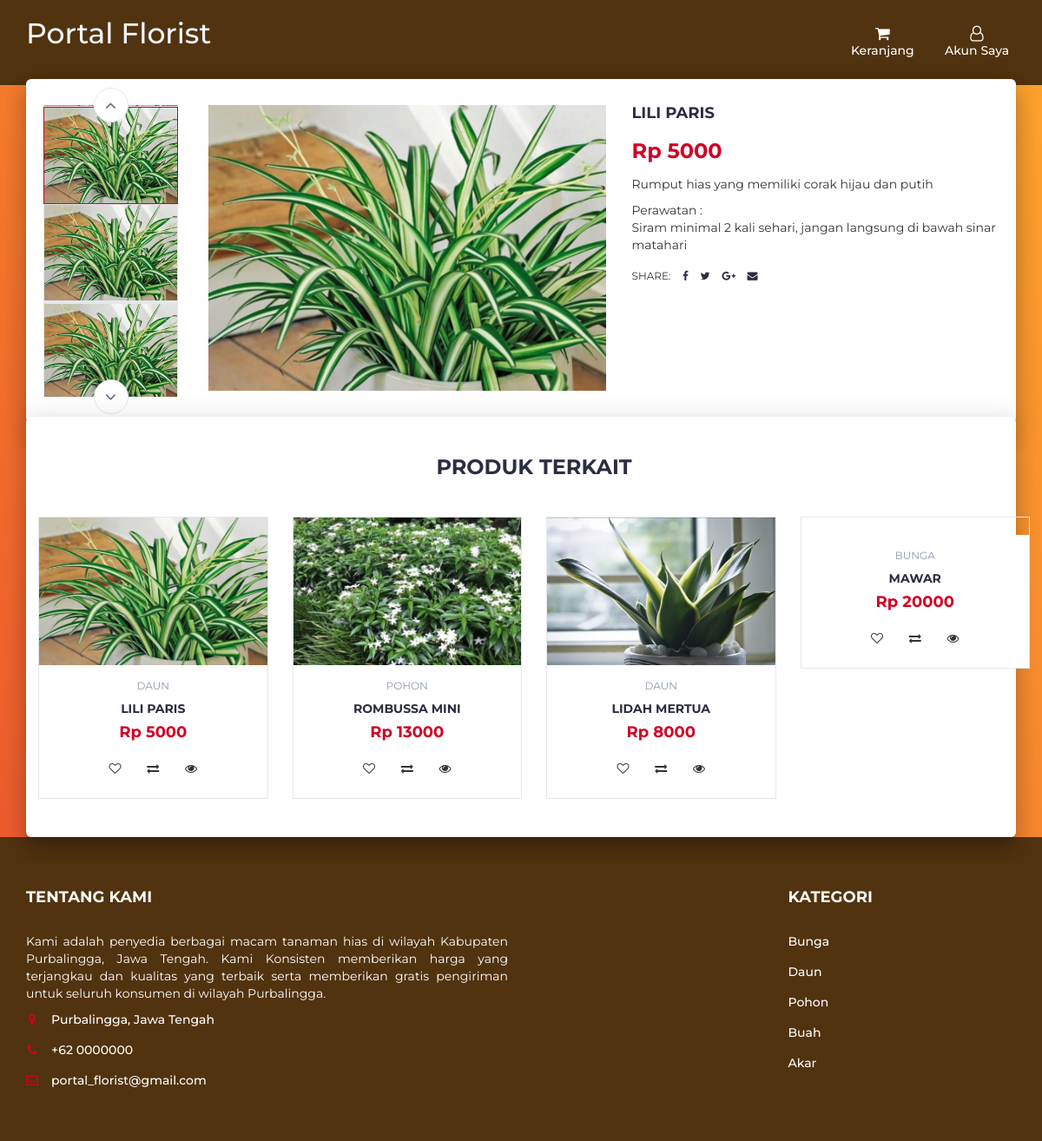
Page /product.php?p=84 on the committed database.
### tables this page shows
CREATE TABLE `products` (
  `product_id` int(100) NOT NULL,
  `product_cat` int(100) NOT NULL,
  `product_brand` int(100) NOT NULL,
  `product_title` varchar(255) NOT NULL,
  `product_price` int(100) NOT NULL,
  `product_desc` text NOT NULL,
  `perawatan` text DEFAULT NULL,
  `product_image` text NOT NULL,
  `product_keywords` text NOT NULL
);

CREATE TABLE `categories` (
  `cat_id` int(100) NOT NULL,
  `cat_title` text NOT NULL
);

### product.php (the view, shortened to what this page needs)
<?php
include "header.php";
?>
		<div class="section main main-raised">
			<div class="container">
				<div class="row">
					<?php
								include 'db.php';
								$product_id = $_GET['p'];
								$sql = " SELECT * FROM products WHERE product_id = $product_id";
								$result = mysqli_query($con, $sql);
								if (mysqli_num_rows($result) > 0)
								{
									while($row = mysqli_fetch_assoc($result))
									{
									echo '
                                <div class="col-md-5 col-md-push-2">
                                <div id="product-main-img">
                                    <div class="product-preview">
                                        <img src="product_images/'.$row['product_image'].'" alt="">
                                    </div>
                                    <div class="product-preview">
                                        <img src="product_images/'.$row['product_image'].'" alt="">
                                    </div>
                                    <div class="product-preview">
                                        <img src="product_images/'.$row['product_image'].'" alt="">
                                    </div>
                                    <div class="product-preview">
                                        <img src="product_images/'.$row['product_image'].'" alt="">
                                    </div>
                                </div>
                            </div>
                                <div class="col-md-2  col-md-pull-5">
                                <div id="product-imgs">
                                    <div class="product-preview">
                                        <img src="product_images/'.$row['product_image'].'" alt="">
                                    </div>
                                    <div class="product-preview">
                                        <img src="product_images/'.$row['product_image'].'" alt="">
                                    </div>
                                    <div class="product-preview">
                                        <img src="product_images/'.$row['product_image'].'g" alt="">
                                    </div>
                                    <div class="product-preview">
                                        <img src="product_images/'.$row['product_image'].'" alt="">
                                    </div>
                                </div>
                            </div>
									';
									?>
									<?php
									echo '
                    <div class="col-md-5">
						<div class="product-details">
							<h2 class="product-name">'.$row['product_title'].'</h2>
							<div>
								<h3 class="product-price">Rp  '.$row['product_price'].'</h3>
							</div>
							<p>'.$row['product_desc'].'</p>
							<span?>Perawatan :</span>
							<p>'.$row['perawatan'].'</p>
							<ul class="product-links">
								<li>Share:</li>
								<li><a href="#"><i class="fa fa-facebook"></i></a></li>
								<li><a href="#"><i class="fa fa-twitter"></i></a></li>
								<li><a href="#"><i class="fa fa-google-plus"></i></a></li>
								<li><a href="#"><i class="fa fa-envelope"></i></a></li>
							</ul>
						</div>
					</div>
				</div>
			</div>
		</div>
		<div class="section main main-raised">
			<div class="container">
				<div class="row">
					<div class="col-md-12">
						<div class="section-title text-center">
							<h3 class="title">Produk Terkait</h3>
						</div>
					</div>
                    ';
									}
								}
								?>
								<?php
                    include 'db.php';
								$product_id = $_GET['p'];
					$product_query = "SELECT * FROM products,categories WHERE product_cat=cat_id AND product_id BETWEEN $product_id AND $product_id+3";
                $run_query = mysqli_query($con,$product_query);
                if(mysqli_num_rows($run_query) > 0){
                    while($row = mysqli_fetch_array($run_query)){
                        $pro_id    = $row['product_id'];
                        $pro_title = $row['product_title'];
                        $pro_price = $row['product_price'];
                        $pro_image = $row['product_image'];
                        $cat_name = $row["cat_title"];
                        echo "
                                <div class='col-md-3 col-xs-6'>
								<a href='product.php?p=$pro_id'><div class='product'>
									<div class='product-img'>
										<img src='product_images/$pro_image' style='max-height: 170px;' alt=''>
									</div></a>
									<div class='product-body'>
										<p class='product-category'>$cat_name</p>
										<h3 class='product-name header-cart-item-name'><a href='product.php?p=$pro_id'>$pro_title</a></h3>
										<h4 class='product-price header-cart-item-info'>Rp $pro_price</h4>
										<div class='product-btns'>
											<button class='add-to-wishlist'><i class='fa fa-heart-o'></i><span class='tooltipp'>add to wishlist</span></button>
											<button class='add-to-compare'><i class='fa fa-exchange'></i><span class='tooltipp'>add to compare</span></button>
											<button class='quick-view'><i class='fa fa-eye'></i><span class='tooltipp'>quick view</span></button>
										</div>
									</div>
									<div class='add-to-cart'>
										<button pid='$pro_id' id='product' class='add-to-cart-btn block2-btn-towishlist' href='#'><i class='fa fa-shopping-cart'></i> tambahkan</button>
									</div>
								</div>
                                </div>
			";
		}
}
?>
<?php
include "footer.php";
?>

### header.php (shortened to what this page needs)
<!DOCTYPE html>
<html lang="en">
	<head>
		<link type="text/css" rel="stylesheet" href="css/bootstrap.min.css"/>
		<link type="text/css" rel="stylesheet" href="css/slick.css"/>
		<link type="text/css" rel="stylesheet" href="css/slick-theme.css"/>
		<link type="text/css" rel="stylesheet" href="css/nouislider.min.css"/>
		<link rel="stylesheet" href="css/font-awesome.min.css">
		<link type="text/css" rel="stylesheet" href="css/style.css"/>
		<link type="text/css" rel="stylesheet" href="css/accountbtn.css"/>
    </head>
	<body>
		<header>
			<div id="header">
				<div class="container">
					<div class="row">
						<div class="col-md-3">
							<div class="header-logo">
								<a href="index.php" class="logo">
                  <font style="font-style:normal; font-size: 33px;color: aliceblue;">
                      Portal Florist
                  </font>
								</a>
							</div>
						</div>
						<div class="col-md-4">
						</div>
						<div class="col-md-5 clearfix">
							<div class="header-ctn">
								<div class="dropdown">
									<a class="dropdown-toggle" data-toggle="dropdown" aria-expanded="true">
										<i class="fa fa-shopping-cart"></i>
										Keranjang
									</a>
									</div>
								<?php
                             include "db.php";
                            if(isset($_SESSION["uid"])){
                                $sql = "SELECT first_name FROM user_info WHERE user_id='$_SESSION[uid]'";
                                $query = mysqli_query($con,$sql);
                                $row=mysqli_fetch_array($query);
                                echo '
                                <div class="dropdown">
                                <a href="orders.php" style="z-index:99; color:white;" ><i class="fa fa-money" aria-hidden="true"></i>Transaksi</a>
                                </div>
                               <div>
                                  <a href="#"  ><i class="fa fa-user-o"></i>'.$row["first_name"].'</a>
                                </div>
                                <div class="dropdownn">
                                  <a href="logout.php" style="z-index:99; color:white;" ><i class="fa fa-sign-in" aria-hidden="true"></i>Keluar</a>
                                  </div>
                                </div>';
                            }else{
                                echo '
                                <div class="dropdownn">
                                  <a href="#" class="dropdownn" data-toggle="modal" data-target="#myModal" ><i class="fa fa-user-o"></i> Akun Saya</a>
                                  <div class="dropdownn-content" style="z-index:99; color:white;">
                                    <a href="" data-toggle="modal" data-target="#Modal_login" style="z-index:99; color:white;"><i class="fa fa-sign-in" aria-hidden="true" ></i> Masuk</a>
                                    <a href="" data-toggle="modal" data-target="#Modal_register" style="z-index:99; color:white;"><i class="fa fa-user-plus" aria-hidden="true"></i> Daftar</a>
                                  </div>
                                </div>';
                            }
                                             ?>
							</div>
						</div>
					</div>
				</div>
			</div>
		</header>

### footer.php (shortened to what this page needs)
<footer id="footer" style="z-index:1;">
			<div class="section">
				<div class="container">
					<div class="row">
						<div class="col-md-6 col-xs-6">
							<div class="footer">
								<h3 class="footer-title">Tentang Kami</h3>
								<p align='justify'>Kami adalah  penyedia berbagai macam tanaman hias di wilayah Kabupaten Purbalingga, Jawa Tengah. Kami Konsisten memberikan harga yang terjangkau dan kualitas yang terbaik serta memberikan gratis pengiriman untuk seluruh konsumen di wilayah Purbalingga.</p>
								<ul class="footer-links">
									<li><a href="#"><i class="fa fa-map-marker"></i>Purbalingga, Jawa Tengah</a></li>
									<li><a href="#"><i class="fa fa-phone"></i>+62 0000000</a></li>
									<li><a href="#"><i class="fa fa-envelope-o"></i>portal_florist@gmail.com</a></li>
								</ul>
							</div>
						</div>
						<div class="col-md-3 text-center" style="margin-top:80px;">
						</div>
						<div class="col-md-3 col-xs-6">
							<div class="footer">
								<h3 class="footer-title">Kategori</h3>
								<ul class="footer-links">
									<li><a href="#">Bunga</a></li>
									<li><a href="#">Daun</a></li>
									<li><a href="#">Pohon</a></li>
									<li><a href="#">Buah</a></li>
									<li><a href="#">Akar</a></li>
								</ul>
							</div>
						</div>
					</div>
				</div>
			</div>
		</footer>

### css/style.css (style rules this page uses)
body { font-family: 'Montserrat', sans-serif; font-weight: 400; background-image: linear-gradient(-134deg, #FFA62E 0%, #FB962E 20%, #F8852E 40%, #F3742D 60%, #EF612D 80%, #EA4D2C 100%); }
h1, h2, h3, h4, h5, h6 { color: #2B2D42; font-weight: 700; margin: 0 0 10px; }
a { color: #2B2D42; font-weight: 500; -webkit-transition: 0.2s color; transition: 0.2s color; }
ul, ol { margin: 0; padding: 0; list-style: none }
.section { padding-top: 30px; padding-bottom: 30px; }
.section-title { position: relative; margin-bottom: 30px; margin-top: 15px; }
.section-title .title { display: inline-block; text-transform: uppercase; margin: 0px; }
#header { padding-top: 15px; padding-bottom: 15px; background-image: linear-gradient(-135deg, #FF6CAB 0%, #F660BC 10%, #EC53CD 20%, #E045DE 30%, #D335EE 40%, #C323FF 50%, #B53AFF 60%, #A749FF 70%, #9854FF 80%, #865EFF 90%, #7366FF 100%); }
.header-logo { float: left; }
.header-ctn { float: right; padding: 15px 0px; }
.header-ctn>div { display: inline-block; }
.header-ctn>div+div { margin-left: 15px; }
.header-ctn>div>a { display: block; position: relative; width: 90px; text-align: center; color: #FFF; }
.header-ctn>div>a>i { display: block; font-size: 18px; }
.product { position: relative; margin: 15px 0px; -webkit-box-shadow: 0px 0px 0px 0px #E4E7ED, 0px 0px 0px 1px #E4E7ED; box-shadow: 0px 0px 0px 0px #E4E7ED, 0px 0px 0px 1px #E4E7ED; -webkit-transition: 0.2s all; transition: 0.2s all; }
.product .product-img { position: relative; }
.product .product-img>img { width: 100%; }
.product .product-body { position: relative; padding: 15px; background-color: #FFF; text-align: center; z-index: 20; }
.product .product-body .product-category { text-transform: uppercase; font-size: 12px; color: #8D99AE; }
.product .product-body .product-name { text-transform: uppercase; font-size: 14px; }
.product .product-body .product-name>a { font-weight: 700; }
.product .product-body .product-price { color: #D10024; font-size: 18px; }
.product .product-body .product-btns>button { position: relative; width: 40px; height: 40px; line-height: 40px; background: transparent; border: none; -webkit-transition: 0.2s all; transition: 0.2s all; }
.product .add-to-cart { position: absolute; left: 1px; right: 1px; bottom: 1px; padding: 15px; background: #1e1f29; text-align: center; -webkit-transform: translateY(0%); -ms-transform: translateY(0%); transform: translateY(0%); -webkit-transition: 0.2s all; transition: 0.2s all; z-index: 2; }
.product .add-to-cart .add-to-cart-btn { position: relative; border: 2px solid transparent; height: 40px; padding: 0 30px; background-color: #ef233c; color: #FFF; text-transform: uppercase; font-weight: 700; border-radius: 40px; -webkit-transition: 0.2s all; transition: 0.2s all; }
#product-imgs .product-preview { margin: 0px 5px; border: 1px solid #E4E7ED; }
#product-imgs .product-preview.slick-current { border-color: #D10024; }
.product-preview img { width: 100%; }
.product-details .product-name { text-transform: uppercase; font-size: 18px; }
.product-details .product-price { display: inline-block; font-size: 24px; margin-top: 10px; margin-bottom: 15px; color: #D10024; }
.product-details .product-links { margin-top: 15px; }
.product-details .product-links li { display: inline-block; text-transform: uppercase; font-size: 12px; }
.product-details .product-links li+li { margin-left: 10px; }
#footer { background: #15161D; color: #B9BABC; }
.footer { margin: 30px 0px; }
.footer .footer-title { color: #FFF; text-transform: uppercase; font-size: 18px; margin: 0px 0px 30px; }
.footer-links li+li { margin-top: 15px; }
.footer-links li a { color: #4834DF; }
.footer-links li i { margin-right: 15px; color: #D10024; width: 14px; text-align: center; }
.main-raised { margin: -7px 30px 0px; border-radius: 6px; box-shadow: 0 16px 24px 2px rgba(0, 0, 0, 0.14), 0 6px 30px 5px rgba(0, 0, 0, 0.12), 0 8px 10px -5px rgba(0, 0, 0, 0.2); }
.main { background: #fff; position: relative; z-index: 3; }

### css/accountbtn.css (style rules this page uses)
.dropdownn { position: relative; display: inline-block; }

### header.php (style rules this page uses)
#header { background: #52330f; }
#footer { background: #52330f; color: white; }
.footer-links li a { color: white; }

### rows in the picture
products: product_image (picture), product_title "LILI PARIS", product_price "5000", product_desc "Rumput hias yang memiliki corak hijau dan putih", perawatan "Siram minimal 2 kali sehari, jangan langsung di bawah sinar matahari", categories.cat_title "DAUN"
products: product_image (picture), categories.cat_title "POHON", product_title "ROMBUSSA MINI", product_price "13000"
products: product_image (picture), categories.cat_title "DAUN", product_title "LIDAH MERTUA", product_price "8000"
products: categories.cat_title "BUNGA", product_title "MAWAR", product_price "20000"
